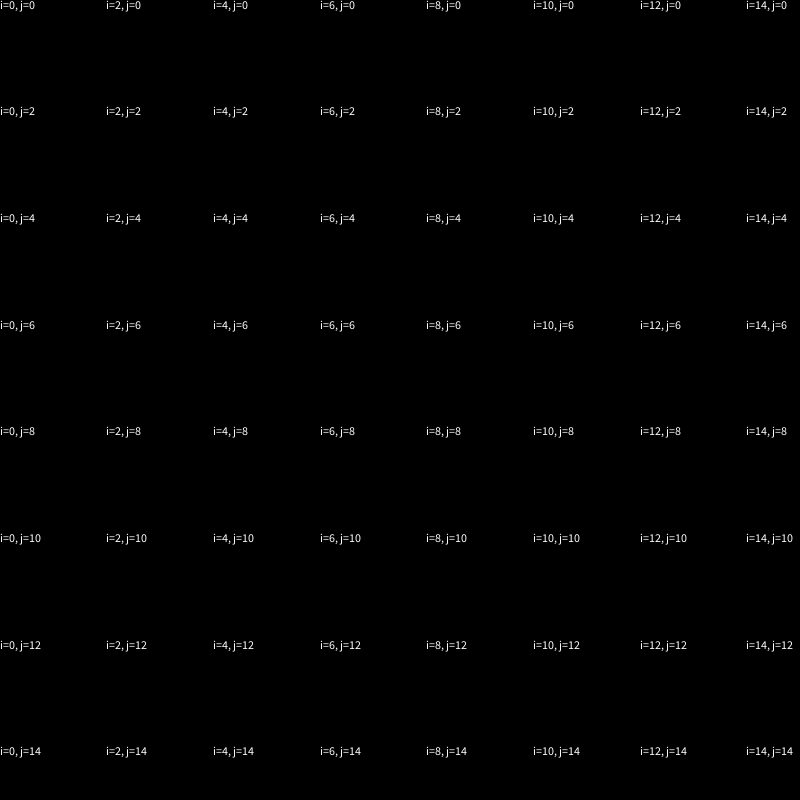
Frame 1 (no input)
Frame 60 (the mouse pressed at the canvas centre just before this capture): identical to frame 1, image omitted
Frame 120 (the mouse held since frame 60 and released just before this capture): identical to frame 1, image omitted

The Processing sketch that drew this single still picture (run headless with seeded random() and noise(); from frame 60 on, the mouse is pressed at the canvas centre):

// Processing sketch: w06_01_2dArrays1
// ── w06_01_2dArrays1.pde
// Code 1 FA_18
// Bryan Ma

// 2d arrays part 1

// this code uses a 2d array to hold strings showing the value of the i and j values
//  in the nested loop used to count through the arrays. the draw loop prints those
//  strings directly to the canvas with the text() function. use this as a guide to 
//  visually understand what's happening as we loop through the 2d array.

// experiment with changing the size of the 2d array and displaying different values
//  in the draw loop, then move on to the next sketch.

int gridW = 15; 
int gridH = 15;

String[][] my2dArray = new String[gridW][gridH];

void setup() {
  size(800, 800);
  textAlign(LEFT, TOP);
  noFill();
  stroke(255);
  for (int i = 0; i < gridW; i+=2) {
    for (int j = 0; j < gridH; j+=2) {
      my2dArray[i][j] = "i=" + i + ", j=" + j;
    }
  }
}

void draw() {
  background(0);
  for (int i = 0; i < gridW; i+=2) {
    for (int j = 0; j < gridH; j+=2) {
      text(my2dArray[i][j], i * width/gridW, j * height/gridH);
    }
  }
}
